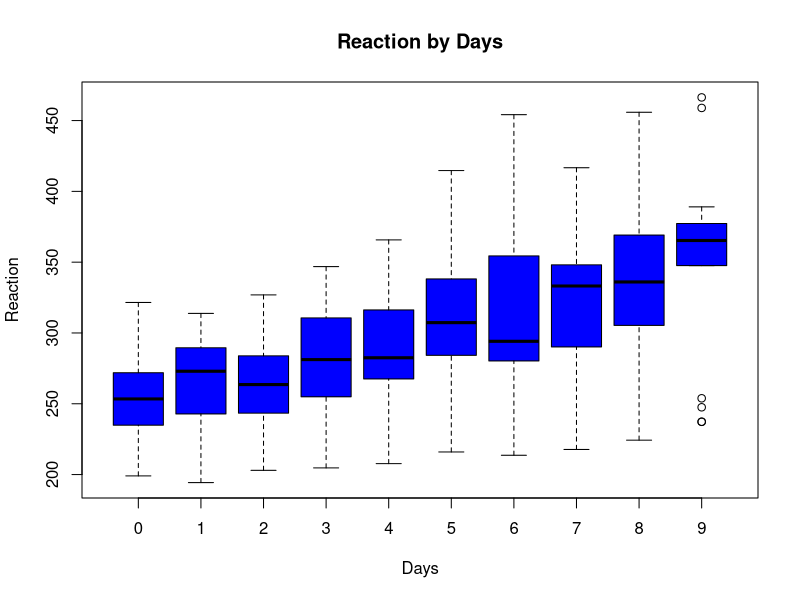
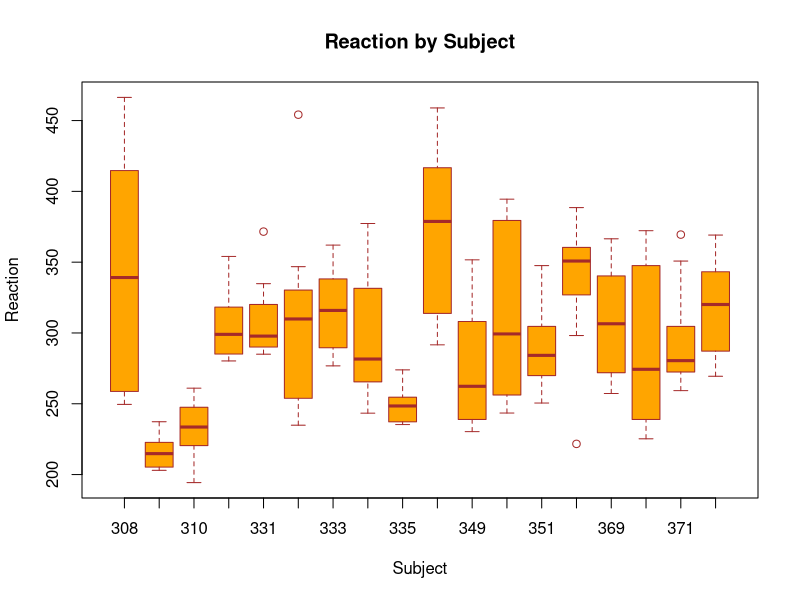

Recreate these plots in R, in order.
## ---- chunk 1
require(lme4)
boxplot(Reaction~Days, data=sleepstudy, main="Reaction by Days",
        xlab="Days", ylab="Reaction", col="blue", border="black")
## ---- chunk 2
l <- lm(Reaction ~ Days, sleepstudy)
s <- summary(l)
s
names(s)
class(s)
round(sqrt(s$fstatistic[1]),3)
## ---- chunk 3
boxplot(Reaction~Subject, data=sleepstudy, main="Reaction by Subject",
        xlab="Subject", ylab="Reaction", col="orange", border="brown")
## ---- chunk 4
f <- lmer(Reaction ~ Days + (Days | Subject), sleepstudy)
s <- summary(f)
s
names(s)
class(with(s,coefficients))
t <- with(s,coefficients)[,3]
p <- 2*(pnorm(-abs(t)))
p
